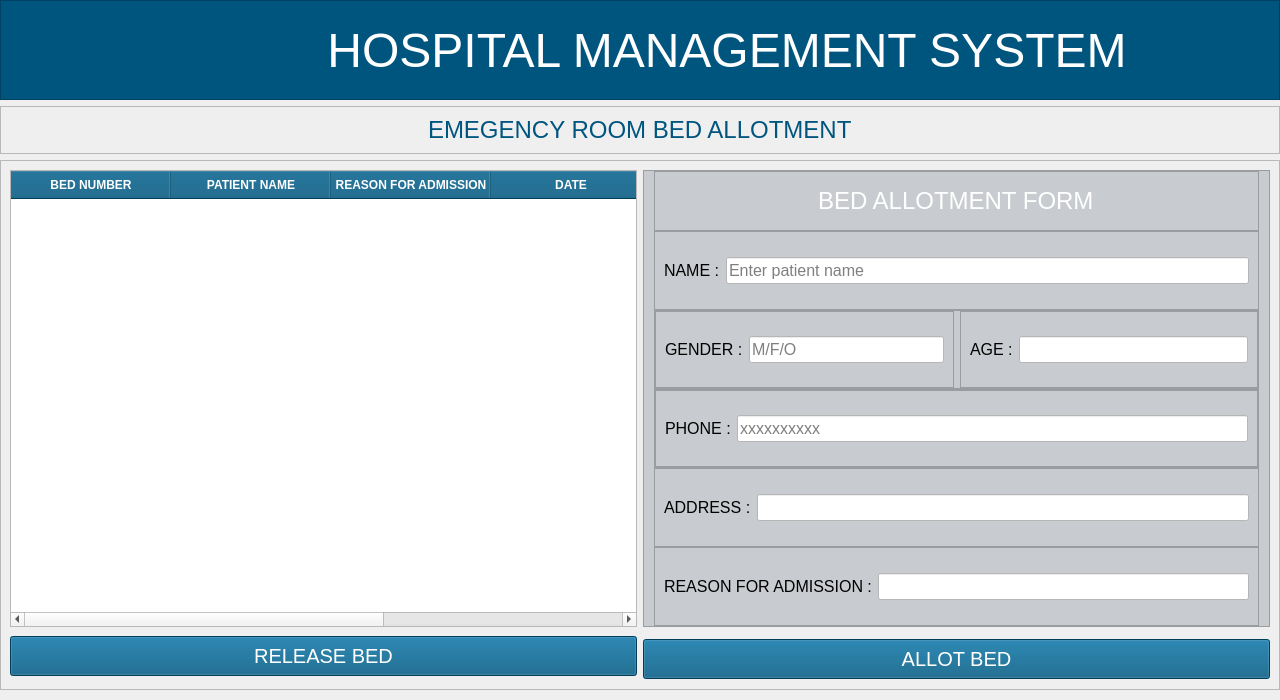
<?xml version="1.0" encoding="UTF-8"?>
<ui version="4.0">
 <class>MainWindow</class>
 <widget class="QMainWindow" name="MainWindow">
  <property name="geometry">
   <rect>
    <x>0</x>
    <y>0</y>
    <width>1280</width>
    <height>700</height>
   </rect>
  </property>
  <property name="windowTitle">
   <string>MainWindow</string>
  </property>
  <widget class="QWidget" name="centralwidget">
   <layout class="QVBoxLayout" name="verticalLayout_2">
    <property name="leftMargin">
     <number>0</number>
    </property>
    <property name="topMargin">
     <number>0</number>
    </property>
    <property name="rightMargin">
     <number>0</number>
    </property>
    <property name="bottomMargin">
     <number>10</number>
    </property>
    <item>
     <widget class="QFrame" name="header_frame">
      <property name="sizePolicy">
       <sizepolicy hsizetype="Preferred" vsizetype="Preferred">
        <horstretch>0</horstretch>
        <verstretch>0</verstretch>
       </sizepolicy>
      </property>
      <property name="minimumSize">
       <size>
        <width>1280</width>
        <height>100</height>
       </size>
      </property>
      <property name="maximumSize">
       <size>
        <width>16777215</width>
        <height>100</height>
       </size>
      </property>
      <property name="styleSheet">
       <string notr="true">background-color:rgb(0, 85, 127);</string>
      </property>
      <property name="frameShape">
       <enum>QFrame::StyledPanel</enum>
      </property>
      <property name="frameShadow">
       <enum>QFrame::Raised</enum>
      </property>
      <layout class="QHBoxLayout" name="horizontalLayout">
       <property name="sizeConstraint">
        <enum>QLayout::SetDefaultConstraint</enum>
       </property>
       <property name="leftMargin">
        <number>0</number>
       </property>
       <property name="topMargin">
        <number>0</number>
       </property>
       <property name="rightMargin">
        <number>0</number>
       </property>
       <property name="bottomMargin">
        <number>0</number>
       </property>
       <item>
        <widget class="QFrame" name="logo_frame">
         <property name="minimumSize">
          <size>
           <width>80</width>
           <height>50</height>
          </size>
         </property>
         <property name="maximumSize">
          <size>
           <width>100</width>
           <height>16777215</height>
          </size>
         </property>
         <property name="styleSheet">
          <string notr="true">background-color:transparent;
margin-top:6px;
margin-bottom:0px;</string>
         </property>
         <property name="frameShape">
          <enum>QFrame::StyledPanel</enum>
         </property>
         <property name="frameShadow">
          <enum>QFrame::Raised</enum>
         </property>
         <widget class="QLabel" name="backBtn">
          <property name="geometry">
           <rect>
            <x>20</x>
            <y>10</y>
            <width>61</width>
            <height>71</height>
           </rect>
          </property>
          <property name="cursor">
           <cursorShape>PointingHandCursor</cursorShape>
          </property>
          <property name="styleSheet">
           <string notr="true"/>
          </property>
          <property name="text">
           <string/>
          </property>
          <property name="pixmap">
           <pixmap resource="../../assets/resources.qrc">:/reosurces_logo/back-svgrepo-com.svg</pixmap>
          </property>
          <property name="scaledContents">
           <bool>true</bool>
          </property>
          <property name="alignment">
           <set>Qt::AlignCenter</set>
          </property>
         </widget>
        </widget>
       </item>
       <item>
        <widget class="QFrame" name="title_frame">
         <property name="minimumSize">
          <size>
           <width>1280</width>
           <height>0</height>
          </size>
         </property>
         <property name="font">
          <font>
           <pointsize>42</pointsize>
          </font>
         </property>
         <property name="styleSheet">
          <string notr="true">background-color:transparent;</string>
         </property>
         <property name="frameShape">
          <enum>QFrame::StyledPanel</enum>
         </property>
         <property name="frameShadow">
          <enum>QFrame::Raised</enum>
         </property>
         <layout class="QVBoxLayout" name="verticalLayout">
          <item alignment="Qt::AlignHCenter">
           <widget class="QLabel" name="title_label">
            <property name="minimumSize">
             <size>
              <width>800</width>
              <height>0</height>
             </size>
            </property>
            <property name="font">
             <font>
              <pointsize>36</pointsize>
             </font>
            </property>
            <property name="styleSheet">
             <string notr="true">color:#fff;</string>
            </property>
            <property name="text">
             <string>HOSPITAL MANAGEMENT SYSTEM</string>
            </property>
            <property name="alignment">
             <set>Qt::AlignCenter</set>
            </property>
           </widget>
          </item>
         </layout>
        </widget>
       </item>
      </layout>
     </widget>
    </item>
    <item>
     <widget class="QFrame" name="frame_15">
      <property name="maximumSize">
       <size>
        <width>16777215</width>
        <height>80</height>
       </size>
      </property>
      <property name="frameShape">
       <enum>QFrame::StyledPanel</enum>
      </property>
      <property name="frameShadow">
       <enum>QFrame::Raised</enum>
      </property>
      <layout class="QVBoxLayout" name="verticalLayout_22">
       <item alignment="Qt::AlignHCenter">
        <widget class="QLabel" name="label_19">
         <property name="font">
          <font>
           <pointsize>18</pointsize>
          </font>
         </property>
         <property name="styleSheet">
          <string notr="true">color:rgb(0, 85, 127);</string>
         </property>
         <property name="text">
          <string>EMEGENCY ROOM BED ALLOTMENT</string>
         </property>
        </widget>
       </item>
      </layout>
     </widget>
    </item>
    <item>
     <widget class="QFrame" name="frame_8">
      <property name="frameShape">
       <enum>QFrame::StyledPanel</enum>
      </property>
      <property name="frameShadow">
       <enum>QFrame::Raised</enum>
      </property>
      <layout class="QGridLayout" name="gridLayout_2">
       <property name="bottomMargin">
        <number>10</number>
       </property>
       <item row="0" column="0">
        <widget class="QTableWidget" name="tableEmergencyBeds">
         <property name="styleSheet">
          <string notr="true">QHeaderView::section {
                background-color: #00557d;
                color: white;
                font-weight: bold;
padding:5px;
            }</string>
         </property>
         <property name="selectionMode">
          <enum>QAbstractItemView::SingleSelection</enum>
         </property>
         <property name="selectionBehavior">
          <enum>QAbstractItemView::SelectRows</enum>
         </property>
         <property name="sortingEnabled">
          <bool>true</bool>
         </property>
         <property name="wordWrap">
          <bool>false</bool>
         </property>
         <attribute name="horizontalHeaderDefaultSectionSize">
          <number>160</number>
         </attribute>
         <column>
          <property name="text">
           <string>BED NUMBER</string>
          </property>
         </column>
         <column>
          <property name="text">
           <string>PATIENT NAME</string>
          </property>
         </column>
         <column>
          <property name="text">
           <string>REASON FOR ADMISSION</string>
          </property>
         </column>
         <column>
          <property name="text">
           <string>DATE</string>
          </property>
         </column>
         <column>
          <property name="text">
           <string>TIME OF ADMISSION</string>
          </property>
         </column>
        </widget>
       </item>
       <item row="2" column="1">
        <widget class="QPushButton" name="allotBedBtn">
         <property name="minimumSize">
          <size>
           <width>200</width>
           <height>40</height>
          </size>
         </property>
         <property name="font">
          <font>
           <pointsize>15</pointsize>
          </font>
         </property>
         <property name="cursor">
          <cursorShape>PointingHandCursor</cursorShape>
         </property>
         <property name="styleSheet">
          <string notr="true">background-color:rgb(0, 85, 127);
COLOR:WHITE;
BORDER-RADIUS:5PX</string>
         </property>
         <property name="text">
          <string>ALLOT BED</string>
         </property>
        </widget>
       </item>
       <item row="0" column="1">
        <widget class="QFrame" name="frame">
         <property name="styleSheet">
          <string notr="true">BACKGROUND-COLOR:#c8cbcf;
BORDER-RADIUS:5PX;</string>
         </property>
         <property name="frameShape">
          <enum>QFrame::StyledPanel</enum>
         </property>
         <property name="frameShadow">
          <enum>QFrame::Raised</enum>
         </property>
         <layout class="QGridLayout" name="gridLayout">
          <property name="leftMargin">
           <number>10</number>
          </property>
          <property name="topMargin">
           <number>0</number>
          </property>
          <property name="rightMargin">
           <number>10</number>
          </property>
          <property name="bottomMargin">
           <number>0</number>
          </property>
          <property name="spacing">
           <number>0</number>
          </property>
          <item row="2" column="0">
           <widget class="QFrame" name="frame_4">
            <property name="frameShape">
             <enum>QFrame::StyledPanel</enum>
            </property>
            <property name="frameShadow">
             <enum>QFrame::Raised</enum>
            </property>
            <layout class="QHBoxLayout" name="horizontalLayout_16">
             <property name="leftMargin">
              <number>0</number>
             </property>
             <property name="topMargin">
              <number>0</number>
             </property>
             <property name="rightMargin">
              <number>0</number>
             </property>
             <property name="bottomMargin">
              <number>0</number>
             </property>
             <item>
              <widget class="QFrame" name="frame_5">
               <property name="frameShape">
                <enum>QFrame::StyledPanel</enum>
               </property>
               <property name="frameShadow">
                <enum>QFrame::Raised</enum>
               </property>
               <layout class="QHBoxLayout" name="horizontalLayout_3">
                <item>
                 <widget class="QLabel" name="label_2">
                  <property name="font">
                   <font>
                    <pointsize>12</pointsize>
                   </font>
                  </property>
                  <property name="styleSheet">
                   <string notr="true"/>
                  </property>
                  <property name="text">
                   <string>GENDER :</string>
                  </property>
                 </widget>
                </item>
                <item>
                 <widget class="QLineEdit" name="patGenderEntry">
                  <property name="font">
                   <font>
                    <pointsize>12</pointsize>
                   </font>
                  </property>
                  <property name="styleSheet">
                   <string notr="true">BORDER-RADIUS:5PX;
PADDING:5PX;
COLOR:BLACK;
BACKGROUND-COLOR:WHITE;</string>
                  </property>
                  <property name="placeholderText">
                   <string>M/F/O</string>
                  </property>
                 </widget>
                </item>
               </layout>
              </widget>
             </item>
             <item>
              <widget class="QFrame" name="frame_6">
               <property name="frameShape">
                <enum>QFrame::StyledPanel</enum>
               </property>
               <property name="frameShadow">
                <enum>QFrame::Raised</enum>
               </property>
               <layout class="QHBoxLayout" name="horizontalLayout_4">
                <item>
                 <widget class="QLabel" name="label_3">
                  <property name="font">
                   <font>
                    <pointsize>12</pointsize>
                   </font>
                  </property>
                  <property name="text">
                   <string>AGE :</string>
                  </property>
                 </widget>
                </item>
                <item>
                 <widget class="QLineEdit" name="patAgeEntry">
                  <property name="font">
                   <font>
                    <pointsize>12</pointsize>
                   </font>
                  </property>
                  <property name="styleSheet">
                   <string notr="true">BORDER-RADIUS:5PX;
PADDING:5PX;
COLOR:BLACK;
BACKGROUND-COLOR:WHITE;</string>
                  </property>
                 </widget>
                </item>
               </layout>
              </widget>
             </item>
            </layout>
           </widget>
          </item>
          <item row="1" column="0">
           <widget class="QFrame" name="frame_3">
            <property name="styleSheet">
             <string notr="true"/>
            </property>
            <property name="frameShape">
             <enum>QFrame::StyledPanel</enum>
            </property>
            <property name="frameShadow">
             <enum>QFrame::Raised</enum>
            </property>
            <layout class="QHBoxLayout" name="horizontalLayout_2">
             <item>
              <widget class="QLabel" name="label">
               <property name="font">
                <font>
                 <pointsize>12</pointsize>
                </font>
               </property>
               <property name="styleSheet">
                <string notr="true">COLOR:BLACK;</string>
               </property>
               <property name="text">
                <string>NAME :</string>
               </property>
              </widget>
             </item>
             <item>
              <widget class="QLineEdit" name="patNameEntry">
               <property name="font">
                <font>
                 <pointsize>12</pointsize>
                </font>
               </property>
               <property name="styleSheet">
                <string notr="true">BORDER-RADIUS:5PX;
PADDING:5PX;
COLOR:BLACK;
BACKGROUND-COLOR:WHITE;</string>
               </property>
               <property name="placeholderText">
                <string>Enter patient name</string>
               </property>
              </widget>
             </item>
            </layout>
           </widget>
          </item>
          <item row="4" column="0">
           <widget class="QFrame" name="frame_10">
            <property name="frameShape">
             <enum>QFrame::StyledPanel</enum>
            </property>
            <property name="frameShadow">
             <enum>QFrame::Raised</enum>
            </property>
            <layout class="QHBoxLayout" name="horizontalLayout_9">
             <item>
              <widget class="QLabel" name="label_6">
               <property name="font">
                <font>
                 <pointsize>12</pointsize>
                </font>
               </property>
               <property name="text">
                <string>ADDRESS :</string>
               </property>
              </widget>
             </item>
             <item>
              <widget class="QLineEdit" name="patAddrEntry">
               <property name="font">
                <font>
                 <pointsize>12</pointsize>
                </font>
               </property>
               <property name="styleSheet">
                <string notr="true">BORDER-RADIUS:5PX;
PADDING:5PX;
COLOR:BLACK;
BACKGROUND-COLOR:WHITE;</string>
               </property>
              </widget>
             </item>
            </layout>
           </widget>
          </item>
          <item row="3" column="0">
           <widget class="QFrame" name="frame_7">
            <property name="frameShape">
             <enum>QFrame::StyledPanel</enum>
            </property>
            <property name="frameShadow">
             <enum>QFrame::Raised</enum>
            </property>
            <layout class="QVBoxLayout" name="verticalLayout_4">
             <property name="leftMargin">
              <number>0</number>
             </property>
             <property name="topMargin">
              <number>0</number>
             </property>
             <property name="rightMargin">
              <number>0</number>
             </property>
             <property name="bottomMargin">
              <number>0</number>
             </property>
             <item>
              <widget class="QFrame" name="frame_9">
               <property name="maximumSize">
                <size>
                 <width>16777215</width>
                 <height>16777215</height>
                </size>
               </property>
               <property name="frameShape">
                <enum>QFrame::StyledPanel</enum>
               </property>
               <property name="frameShadow">
                <enum>QFrame::Raised</enum>
               </property>
               <layout class="QHBoxLayout" name="horizontalLayout_7">
                <item>
                 <widget class="QLabel" name="label_5">
                  <property name="font">
                   <font>
                    <pointsize>12</pointsize>
                   </font>
                  </property>
                  <property name="text">
                   <string>PHONE :</string>
                  </property>
                 </widget>
                </item>
                <item>
                 <widget class="QLineEdit" name="patPhoneEntry">
                  <property name="font">
                   <font>
                    <pointsize>12</pointsize>
                   </font>
                  </property>
                  <property name="styleSheet">
                   <string notr="true">BORDER-RADIUS:5PX;
PADDING:5PX;
COLOR:BLACK;
BACKGROUND-COLOR:WHITE;</string>
                  </property>
                  <property name="placeholderText">
                   <string>xxxxxxxxxx</string>
                  </property>
                 </widget>
                </item>
               </layout>
              </widget>
             </item>
            </layout>
           </widget>
          </item>
          <item row="5" column="0">
           <widget class="QFrame" name="frame_11">
            <property name="frameShape">
             <enum>QFrame::StyledPanel</enum>
            </property>
            <property name="frameShadow">
             <enum>QFrame::Raised</enum>
            </property>
            <layout class="QHBoxLayout" name="horizontalLayout_10">
             <item>
              <widget class="QLabel" name="label_7">
               <property name="font">
                <font>
                 <pointsize>12</pointsize>
                </font>
               </property>
               <property name="text">
                <string>REASON FOR ADMISSION :</string>
               </property>
              </widget>
             </item>
             <item>
              <widget class="QLineEdit" name="patReasonEntry">
               <property name="font">
                <font>
                 <pointsize>12</pointsize>
                </font>
               </property>
               <property name="styleSheet">
                <string notr="true">BORDER-RADIUS:5PX;
PADDING:5PX;
COLOR:BLACK;
BACKGROUND-COLOR:WHITE;</string>
               </property>
              </widget>
             </item>
            </layout>
           </widget>
          </item>
          <item row="0" column="0">
           <widget class="QFrame" name="frame_16">
            <property name="maximumSize">
             <size>
              <width>16777215</width>
              <height>60</height>
             </size>
            </property>
            <property name="styleSheet">
             <string notr="true">COLOR:WHITE;</string>
            </property>
            <property name="frameShape">
             <enum>QFrame::StyledPanel</enum>
            </property>
            <property name="frameShadow">
             <enum>QFrame::Raised</enum>
            </property>
            <layout class="QVBoxLayout" name="verticalLayout_23">
             <property name="topMargin">
              <number>0</number>
             </property>
             <property name="bottomMargin">
              <number>0</number>
             </property>
             <item alignment="Qt::AlignHCenter">
              <widget class="QLabel" name="label_20">
               <property name="font">
                <font>
                 <pointsize>18</pointsize>
                </font>
               </property>
               <property name="styleSheet">
                <string notr="true"/>
               </property>
               <property name="text">
                <string>BED ALLOTMENT FORM</string>
               </property>
              </widget>
             </item>
            </layout>
           </widget>
          </item>
         </layout>
        </widget>
       </item>
       <item row="1" column="0" rowspan="2">
        <widget class="QPushButton" name="releaseBedBtn">
         <property name="minimumSize">
          <size>
           <width>200</width>
           <height>40</height>
          </size>
         </property>
         <property name="font">
          <font>
           <pointsize>15</pointsize>
          </font>
         </property>
         <property name="cursor">
          <cursorShape>PointingHandCursor</cursorShape>
         </property>
         <property name="styleSheet">
          <string notr="true">background-color:rgb(0, 85, 127);
COLOR:WHITE;
BORDER-RADIUS:5PX</string>
         </property>
         <property name="text">
          <string>RELEASE BED</string>
         </property>
        </widget>
       </item>
      </layout>
     </widget>
    </item>
   </layout>
  </widget>
 </widget>
 <resources>
  <include location="../../assets/resources.qrc"/>
 </resources>
 <connections/>
</ui>
